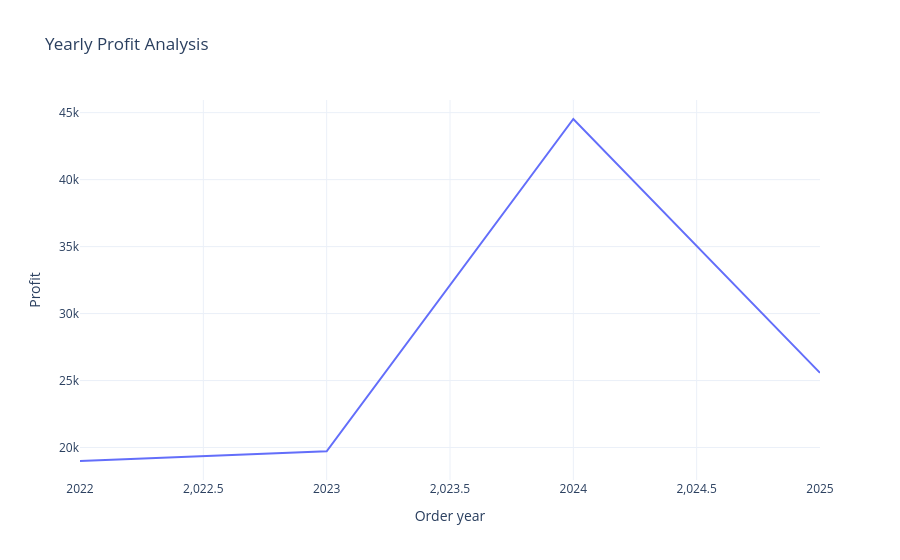

Notebook code cell kept with this figure:
### Code cell
figure=px.line(profit_by_year,
              x="Order year",
              y="Profit",
              title="Yearly Profit Analysis")
figure.show()

### Figure 1 — Plotly figure (JSON) as saved in the notebook; plotly's stock layout.template omitted (floating-point values rounded to 4 significant figures)
{"data": [{"hovertemplate": "Order year=%{x}<br>Profit=%{y}<extra></extra>", "legendgroup": "", "line": {"color": "#636efa", "dash": "solid"}, "marker": {"symbol": "circle"}, "mode": "lines", "name": "", "orientation": "v", "showlegend": false, "type": "scatter", "x": [2022.0, 2023.0, 2024.0, 2025.0], "xaxis": "x", "y": [18990.0, 19720.0, 44530.0, 25570.0], "yaxis": "y"}], "layout": {"legend": {"tracegroupgap": 0}, "title": {"text": "Yearly Profit Analysis"}, "xaxis": {"anchor": "y", "domain": [0, 1], "title": {"text": "Order year"}}, "yaxis": {"anchor": "x", "domain": [0, 1], "title": {"text": "Profit"}}}}
